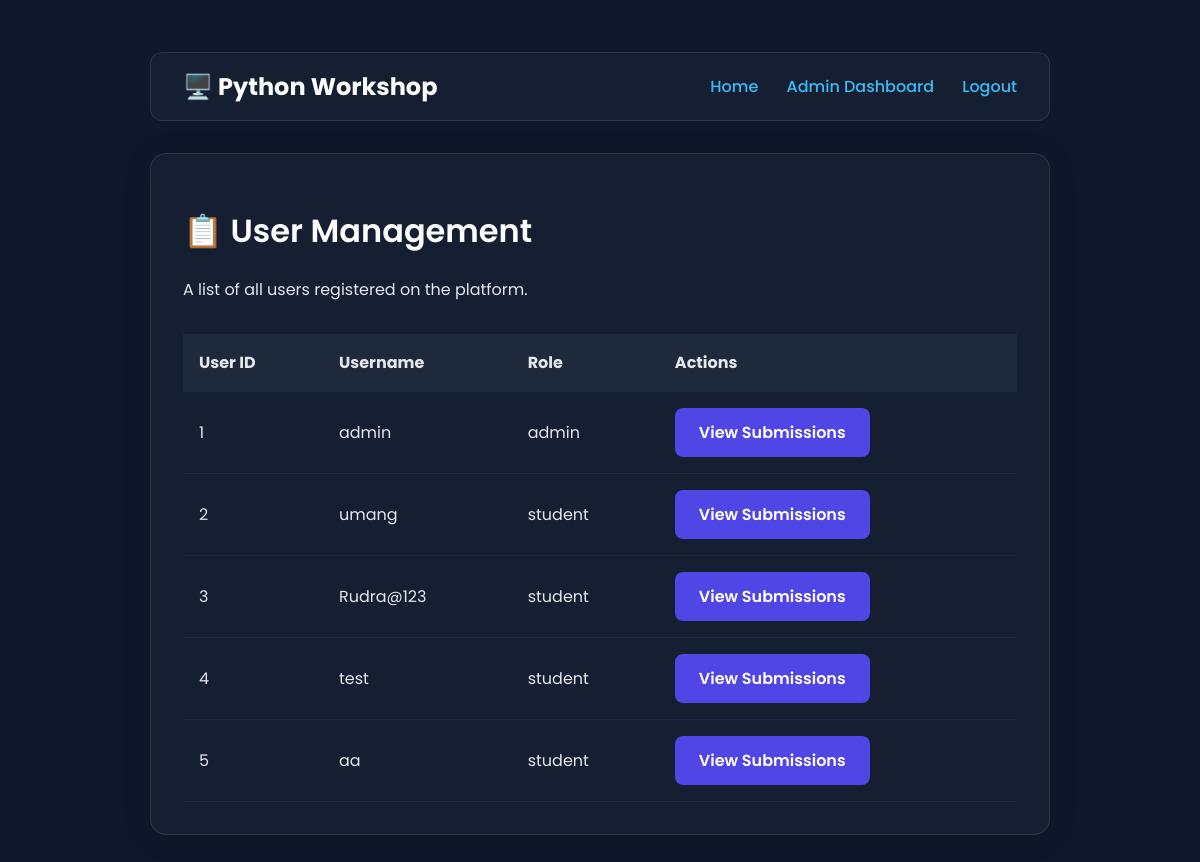
/admin/users (signed in), run on an earlier commit of the app's database.
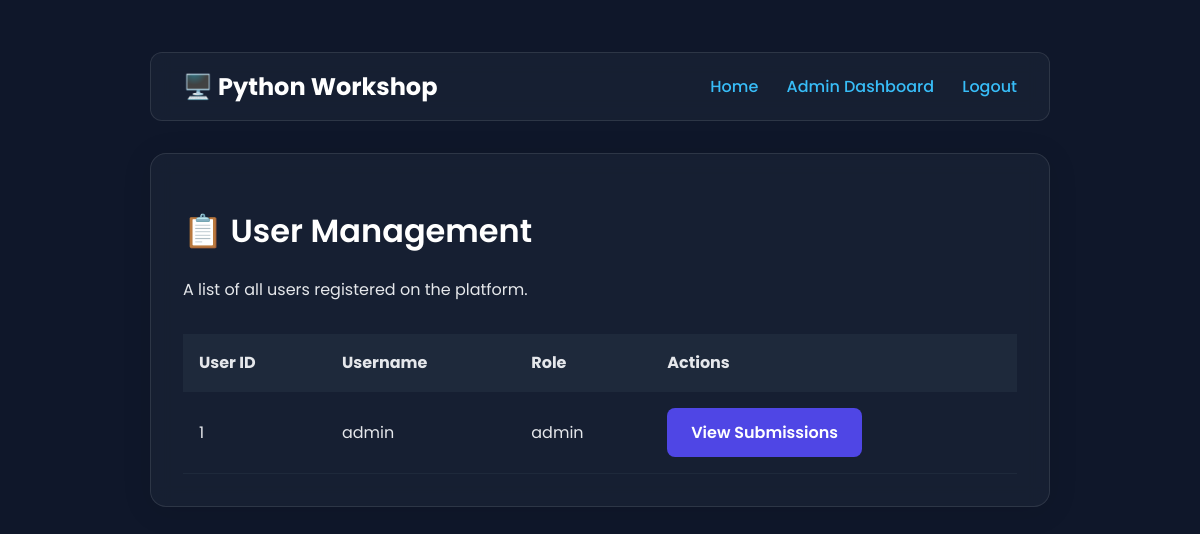
And on a later commit of the database.
### app/models.py (models this page shows, shortened)
class User(UserMixin, db.Model):
    id = db.Column(db.Integer, primary_key=True)
    username = db.Column(db.String(64), index=True, unique=True, nullable=False)
    password_hash = db.Column(db.String(256))
    role = db.Column(db.String(10), default='student', nullable=False)
    created_at = db.Column(db.DateTime, default=lambda: datetime.now(timezone.utc))

### app/admin/routes.py (the view)
@bp.route('/users')
@admin_required
def users():
    all_users = User.query.order_by(User.id).all()
    return render_template('admin/users.html', users=all_users, title="User Management")

### app/__init__.py (called while the page is built)
@login_manager.user_loader
def load_user(user_id):
    return User.query.get(int(user_id))

### app/admin/routes.py (called while the page is built)
def admin_required(f):
    @wraps(f)
    def decorated_function(*args, **kwargs):
        if not current_user.is_authenticated or current_user.role != 'admin':
            flash("You do not have permission to access this page.", "danger")
            return redirect(url_for('main.index'))
        return f(*args, **kwargs)
    return decorated_function

### app/main.py (called while the page is built)
@bp.app_context_processor
def inject_global_vars():
    leaderboard_setting = AppSetting.query.filter_by(key='leaderboard_visible').first()
    return dict(
        leaderboard_visible=(leaderboard_setting and leaderboard_setting.value == 'True')
    )

@bp.app_context_processor
def inject_global_vars():
    leaderboard_setting = AppSetting.query.filter_by(key='leaderboard_visible').first()
    hints_setting = AppSetting.query.filter_by(key='hints_enabled').first() # <-- ADD THIS
    return dict(
        leaderboard_visible=(leaderboard_setting and leaderboard_setting.value == 'True'),
        hints_enabled=(hints_setting and hints_setting.value == 'True') # <-- AND THIS
    )

### app/templates/admin/users.html
{% extends "base.html" %}
{% block content %}
<div class="card">
    <h1>📋 User Management</h1>
    <p>A list of all users registered on the platform.</p>
    <table class="leaderboard-table">
        <thead>
            <tr>
                <th>User ID</th>
                <th>Username</th>
                <th>Role</th>
                <th>Actions</th>
            </tr>
        </thead>
        <tbody>
            {% for user in users %}
            <tr>
                <td>{{ user.id }}</td>
                <td>{{ user.username }}</td>
                <td>{{ user.role }}</td>
                <td>
                    <a href="{{ url_for('admin.user_submissions', user_id=user.id) }}" class="btn">View Submissions</a>
                </td>
            </tr>
            {% endfor %}
        </tbody>
    </table>
</div>
{% endblock %}

### app/templates/base.html (shortened to what this page needs)
<!DOCTYPE html>
<html lang="en">
<head>
    <link rel="stylesheet" href="{{ url_for('static', filename='css/style.css') }}">
</head>
<body>
    <div class="container">
        <nav>
            <a href="{{ url_for('main.index') }}" class="brand">🖥️ Python Workshop</a>
            <div class="nav-links">
                <a href="{{ url_for('main.index') }}">Home</a>
                {% if current_user.is_authenticated %}
                    {% if current_user.role == 'admin' %}
                        <a href="{{ url_for('admin.dashboard') }}">Admin Dashboard</a>
                    {% endif %}
                    <a href="{{ url_for('auth.logout') }}">Logout</a>
                {% else %}
                    <a href="{{ url_for('auth.login') }}">Login</a>
                    <a href="{{ url_for('auth.register') }}">Register</a>
                {% endif %}
            </div>
        </nav>
        <main>
            {% block content %}{% endblock %}
        </main>
    </div>
</body>
</html>

### app/static/css/style.css (style rules this page uses)
:root { --indigo-600: #4f46e5; --indigo-700: #4338ca; --slate-800: #1e293b; --slate-900: #0f172a; --sky-400: #38bdf8; --gray-200: #e5e7eb; --gray-400: #9ca3af; --white: #ffffff; }
body { font-family: 'Poppins', sans-serif; background-color: var(--slate-900); color: var(--gray-200); margin: 0; padding: 2rem; }
h1, h2, h3, h4 { color: var(--white); font-weight: 600; }
a { color: var(--sky-400); text-decoration: none; transition: color 0.2s ease; }
.container { max-width: 900px; margin: 0 auto; padding: 20px; }
nav { display: flex; justify-content: space-between; align-items: center; padding: 1rem 2rem; background: rgba(30, 41, 59, 0.5); backdrop-filter: blur(10px); border: 1px solid rgba(255, 255, 255, 0.1); border-radius: 12px; margin-bottom: 2rem; }
nav .brand { font-weight: 700; font-size: 1.5rem; color: var(--white); }
nav .nav-links a { margin-left: 1.5rem; font-weight: 500; }
.card { background: rgba(30, 41, 59, 0.5); backdrop-filter: blur(10px); border: 1px solid rgba(255, 255, 255, 0.1); border-radius: 16px; padding: 2rem; margin-bottom: 2rem; box-shadow: 0 4px 30px rgba(0, 0, 0, 0.1); }
.btn { display: inline-block; padding: 0.75rem 1.5rem; background-color: var(--indigo-600); color: var(--white); border: none; border-radius: 8px; font-weight: 600; cursor: pointer; text-align: center; transition: background-color 0.2s ease; }
.leaderboard-table { width: 100%; border-collapse: collapse; margin-top: 2rem; }
.leaderboard-table th, .leaderboard-table td { padding: 1rem; text-align: left; border-bottom: 1px solid var(--slate-800); }
.leaderboard-table thead { background-color: var(--slate-800); }

What changed in the data, as far as the page shows it:
removed User: id "2", username "umang", role "student"
removed User: id "3", username "Rudra@123", role "student"
removed User: id "4", username "test", role "student"
removed User: id "5", username "aa", role "student"
